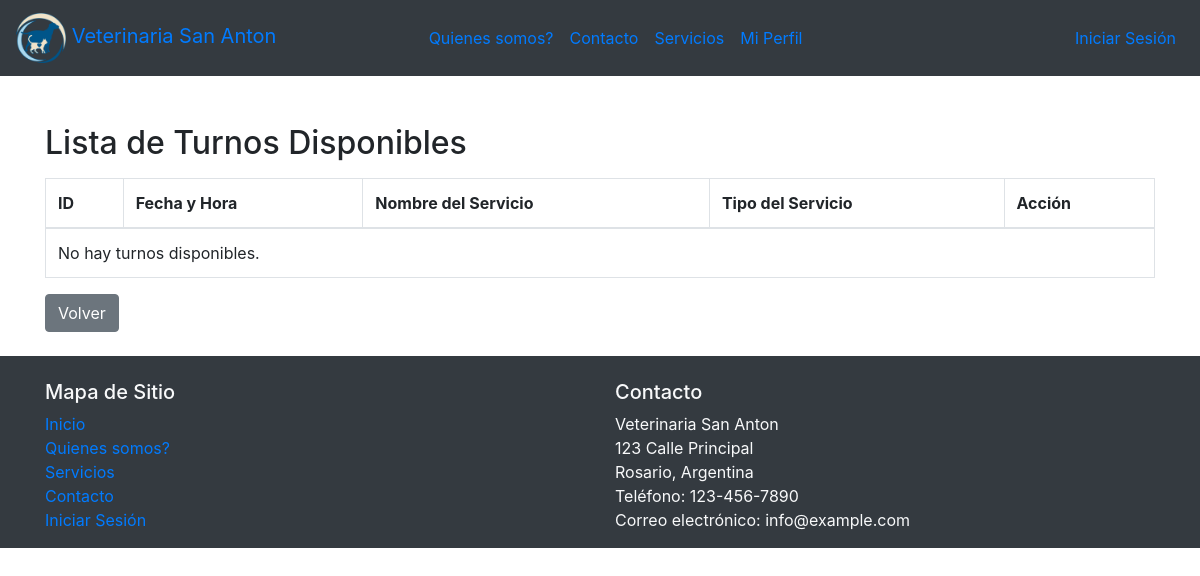
The app's page /listar_turnos.php, older data.
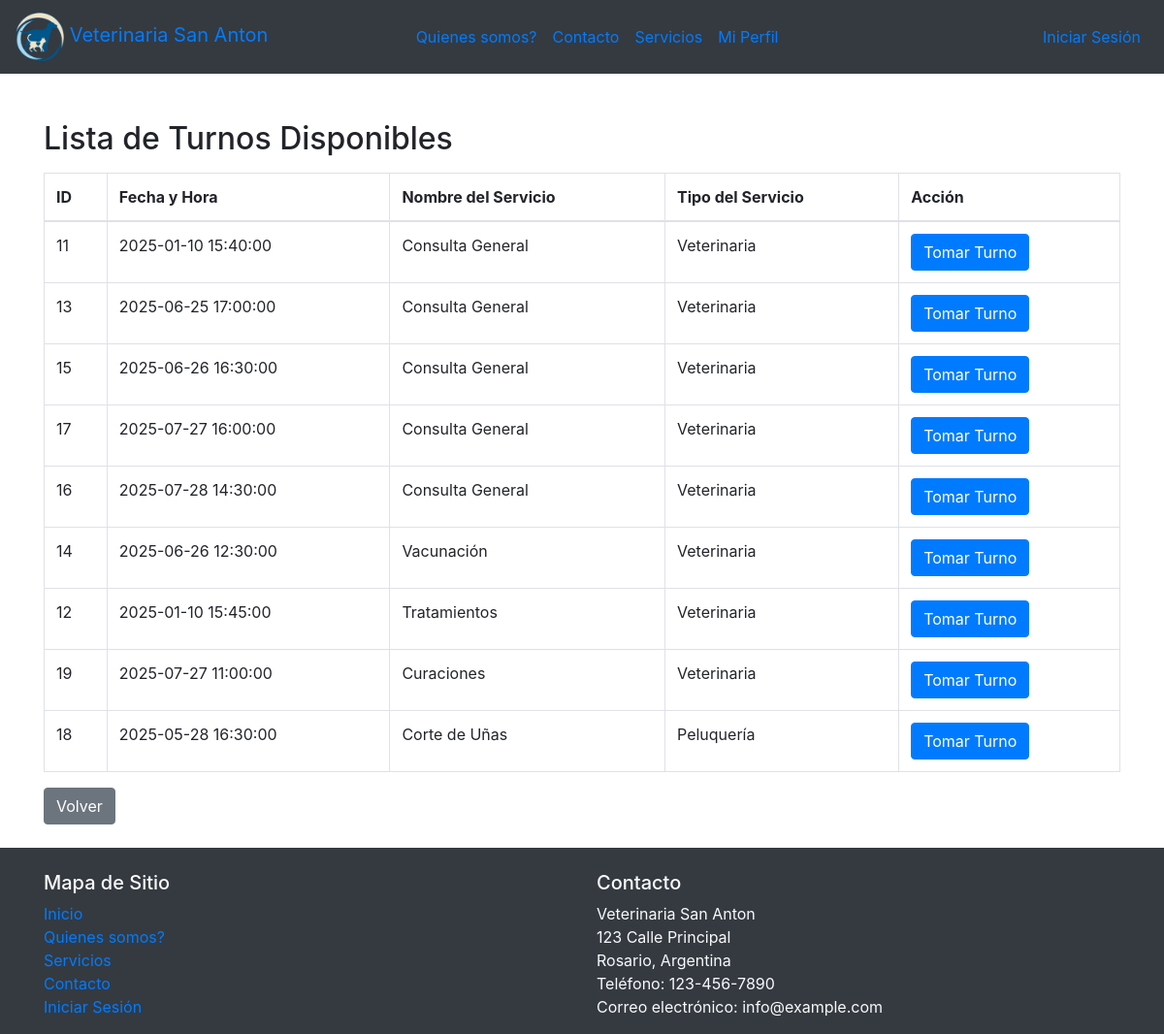
The same page, newer data.
### tables this page shows
CREATE TABLE `turnos` (
  `id` int(11) NOT NULL,
  `fecha_hora` datetime NOT NULL,
  `servicio_id` int(11) NOT NULL,
  `estado` varchar(20) NOT NULL,
  `cliente_id` int(11) NOT NULL,
  `personal_id` int(11) NOT NULL
);

CREATE TABLE `servicios` (
  `id` int(11) NOT NULL,
  `nombre` varchar(20) NOT NULL,
  `tipo` varchar(20) NOT NULL,
  `precio` varchar(20) NOT NULL
);

### listar_turnos.php (the view, shortened to what this page needs)
<!DOCTYPE html>
<html>
<head>
    <link rel="stylesheet" href="https://maxcdn.bootstrapcdn.com/bootstrap/4.5.2/css/bootstrap.min.css">
</head>
<?php
include 'conexion.php';
$consulta_turnos = "SELECT t.id, t.fecha_hora, t.servicio_id, t.estado, s.nombre as nombre_servicio, s.tipo
                    FROM turnos t
                    INNER JOIN servicios s ON t.servicio_id = s.id
                    WHERE t.estado = 'disponible' and t.fecha_hora > NOW()
                    ORDER BY t.servicio_id, t.fecha_hora";
$resultado_turnos = $conn->query($consulta_turnos);
?>
<body>
<nav class="navbar navbar-expand-lg  bg-dark ">
<a class="navbar-brand" href="pagina.html">
      <img src="imagenes/logovet.png" alt="Logo" width="50" height="50">
        Veterinaria San Anton
    </a>
  <div class="collapse navbar-collapse" id="navbarNav">
    <ul class="navbar-nav mx-auto" >
      <li class="nav-item">
        <a class="nav-link" href="quienes-somos.html">Quienes somos?</a>
      </li>
      <li class="nav-item">
        <a class="nav-link" href="contacto.html">Contacto</a>
      </li>
      <li class="nav-item">
        <a class="nav-link" href="servicios.html">Servicios</a>
      </li>
      <li class="nav-item">
        <a class="nav-link" href="gestionar-mi-perfil.php">Mi Perfil</a>
      </li>
    </ul>
    <ul class="navbar-nav ml-auto">
      <li class="nav-item">
        <a class="nav-link" href="login.html">Iniciar Sesión</a>
      </li>
    </ul>
  </div>
</nav>
<br>
<div class="container">
    <h2 class="mt-4">Lista de Turnos Disponibles</h2>
    <table class="table table-bordered mt-3 container">
        <thead>
            <tr>
                <th>ID</th>
                <th>Fecha y Hora</th>
                <th>Nombre del Servicio</th>
                <th>Tipo del Servicio</th>
                <th>Acción</th>
            </tr>
        </thead>
        <tbody>
            <?php
            if ($resultado_turnos->num_rows > 0) {
                while ($turno = $resultado_turnos->fetch_assoc()) {
                    echo "<tr>";
                    echo "<td>{$turno['id']}</td>";
                    echo "<td>{$turno['fecha_hora']}</td>";
                    echo "<td>{$turno['nombre_servicio']}</td>";
                    echo "<td>{$turno['tipo']}</td>";
                    echo "<td><a href='tomar_turno.php?id={$turno['id']}' class='btn btn-primary'>Tomar Turno</a></td>";
                    echo "</tr>";
                }
            } else {
                echo "<tr><td colspan='6'>No hay turnos disponibles.</td></tr>";
            }
            ?>
        </tbody>
    </table>
    <a href="gestionar-mi-perfil.php" class="btn btn-secondary">Volver</a>
</div>
<br>
    <footer class="footer bg-dark text-light">
  <div class="container">
    <div class="row">
      <div class="col-md-6">
        <br>
        <h5>Mapa de Sitio</h5>
        <ul class="list-unstyled">
          <li><a href="pagina.html">Inicio</a></li>
          <li><a href="quienes-somos.html">Quienes somos?</a></li>
          <li><a href="servicios.html">Servicios</a></li>
          <li><a href="contacto.html">Contacto</a></li>
          <li><a href="login.html">Iniciar Sesión</a></li>
        </ul>
      </div>
      <div class="col-md-6">
        <br>
        <h5>Contacto</h5>
        <address>
          Veterinaria San Anton<br>
          123 Calle Principal<br>
          Rosario, Argentina<br>
          Teléfono: 123-456-7890<br>
          Correo electrónico: info@example.com
        </address>
      </div>
    </div>
  </div>
</footer>
</body>
</html>

Row changes from the older to the newer data that the page shows:
added turnos: id "11", fecha_hora "2025-01-10 15:40:00", servicio.nombre "Consulta General", servicio.tipo "Veterinaria"
added turnos: id "13", fecha_hora "2025-06-25 17:00:00", servicio.nombre "Consulta General", servicio.tipo "Veterinaria"
added turnos: id "15", fecha_hora "2025-06-26 16:30:00", servicio.nombre "Consulta General", servicio.tipo "Veterinaria"
added turnos: id "17", fecha_hora "2025-07-27 16:00:00", servicio.nombre "Consulta General", servicio.tipo "Veterinaria"
added turnos: id "16", fecha_hora "2025-07-28 14:30:00", servicio.nombre "Consulta General", servicio.tipo "Veterinaria"
added turnos: id "14", fecha_hora "2025-06-26 12:30:00", servicio.nombre "Vacunación", servicio.tipo "Veterinaria"
added turnos: id "12", fecha_hora "2025-01-10 15:45:00", servicio.nombre "Tratamientos", servicio.tipo "Veterinaria"
added turnos: id "19", fecha_hora "2025-07-27 11:00:00", servicio.nombre "Curaciones", servicio.tipo "Veterinaria"
added turnos: id "18", fecha_hora "2025-05-28 16:30:00", servicio.nombre "Corte de Uñas", servicio.tipo "Peluquería"
Text that changed along with them:
text no longer shown: "No hay turnos disponibles."
